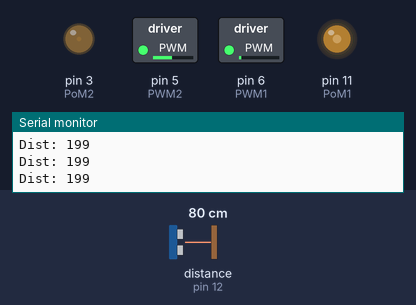
Simulated run of this sketch. Board: Arduino Uno, built with avr-gcc and run on an emulated ATmega328P. On the bench: switched loads named in the sketch (green lamp = pin HIGH), output pins drawn as LEDs (lit = HIGH), the last lines printed to the serial monitor. Wiring (inferred from the names in the program): ultrasonic range finder: trigger pin 13; echo pin 12. Dashed ring = blinking. The inputs (shaded band) are chosen by the test bench; at power-on: distance to the obstacle (sensor on pin 12) 80 cm. The echo pulse lasts 58.3 µs per cm; pins used as bus, display or sensor lines are not drawn.

Above: at 7.9 s.
8.0 s: distance to the obstacle (sensor on pin 12) set to 18 cm
9.5 s: distance to the obstacle (sensor on pin 12) set to 14 cm
At 10.4 s:
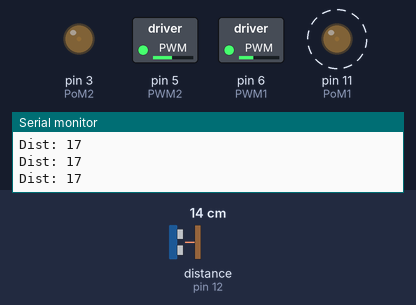
12.5 s: distance to the obstacle (sensor on pin 12) set to 35 cm
At 14.0 s:
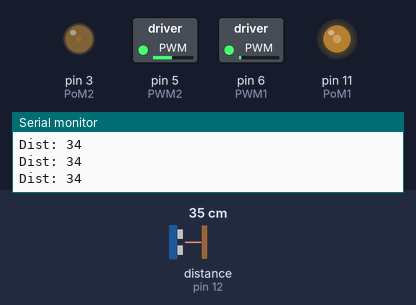
14.5 s: distance to the obstacle (sensor on pin 12) set to 2 cm
At 15.5 s:
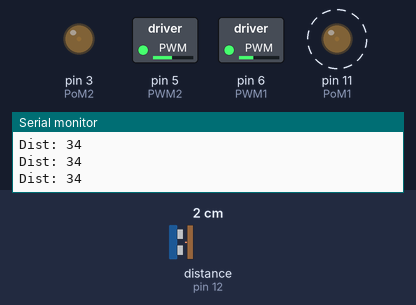
Timing chart, 0 to 18.5 s (numbered marks = the images above; inputs shaded):
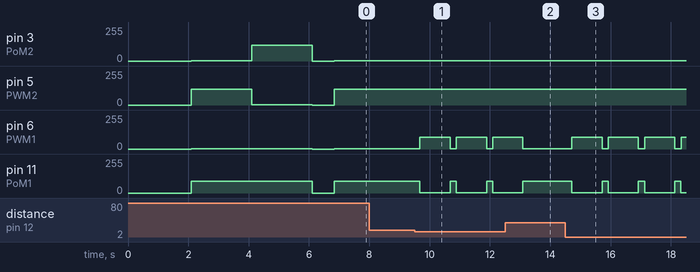

The sketch:

0RoverBasico.ino
```cpp
// Initialize
String vers = "RoverBasico v1.1 2022Ene26";

int PWM1   = 6; // Pin Motor 1  (Izq)    PWM1 = ValM1  , PoM1= HIGH => avanza
int PoM1 = 11;   // Pin Motor 1 (Izq)  PWM1 = HIGH  , PoM1= ValM1 => retrocede
int PWM2   = 5; // Pin Motor 2
int PoM2 = 3;   // Pin Motor 2  (Der)
int ValMax1, ValMax2, ValM1, ValM2;
int BackFwdDer,BackFwdIzq;
int BajoTrig = 6; // TRIG Ultrasonido bajo
int BajoEcho = 8;  // ECHO  ultrasonido bajo
int x, y;
int i = 1;     // increment
//  int LED=13;   NO usar,  PIN 13 es para motor (PWM)
long Dis;
int IRDer = A0;
int IRIzq = A1;
int IRValue = 0;
#define Debug 1
#if Debug ==1
 #define Print(x) Serial.print(x)
 #define Println(x) Serial.println(x)
#else
 #define Print(x)
 #define Println(x)
#endif

void setup()
{

  // Seteo Constantes por tipo Rover (ver Codez)
  //    rover_rojo();
  //  rover_negro();
  //rover_Sab();
  rover_DC();

  pinMode(PWM1,  OUTPUT);
  pinMode(PoM1,   OUTPUT);
  pinMode(PWM2, OUTPUT);
  pinMode(PoM2, OUTPUT);
  pinMode(BajoTrig, OUTPUT);
  pinMode(BajoEcho, INPUT);

  Serial.begin(9600);         // Inicializo canal de comunicaciones
  Serial.println("Start");
  Dis=distancia(BajoTrig,BajoEcho);
  Serial.print("Version: "); Serial.println(vers);
  Serial.print("Rover: "); Serial.print(Dis);
  delay(2000);//Para dar tiempo luego de programarlo /conectar bateria
Avanza(2000);
GiroDer(2000);
Para();delay(300);
//GiroIzq(1000);
Para();delay(300);
}//setup


// Main program
void loop()
{
Dis=distancia(BajoTrig,BajoEcho);
if ((Dis<15)) {GiroIzq(1000); }
Print("Dist: "); Println(Dis);
Avanza(100);
//IRValue = analogRead(A0);
//Print("Der: "); Println(IRValue);
//IRValue = analogRead(A1);
//Print("Izq: "); Println(IRValue);

}//endloop

//*****************************  Funciones ******************************

void Arranca(){// Potencia maxima para vencer inercia del motor
  analogWrite(PoM1, BackFwdIzq) ;  // High en rover
  analogWrite(PWM1, ValMax1) ;
  analogWrite(PoM2, BackFwdDer) ;   // High en rover
  analogWrite(PWM2, ValMax2);
  delay(80);

}
void Avanza(int Dly) {
  analogWrite(PoM1, BackFwdIzq) ;  // High en rover
  analogWrite(PWM1, ValM1) ;
  analogWrite(PoM2, BackFwdDer) ;   // High en rover
  analogWrite(PWM2, ValM2);
  delay(Dly);
}
void Retrocede(int Dly) {
  analogWrite(PoM1, ValMax1) ;
  analogWrite(PWM1, BackFwdIzq) ;
  analogWrite(PoM2, ValMax2) ;
  analogWrite(PWM2, BackFwdDer) ;
  delay(50);
  analogWrite(PoM1, ValM1-30) ;
  analogWrite(PWM1, BackFwdIzq) ;
  analogWrite(PoM2, ValM2-30) ;
  analogWrite(PWM2, BackFwdDer) ;
  delay(Dly);
}
void Para() {
  digitalWrite(PoM1, LOW) ;
  digitalWrite(PoM2, LOW) ;
  digitalWrite(PWM1, LOW) ;
  digitalWrite(PWM2, LOW) ;
  delay(10);
}
void GiroDer(int Dly) {
  analogWrite(PoM1, BackFwdIzq) ;   //izq avanza
  analogWrite(PWM1, ValMax1) ;
  analogWrite(PoM2, ValMax2) ;
  analogWrite(PWM2,BackFwdDer ) ;
  delay(5);

  analogWrite(PoM1, BackFwdIzq) ;   //izq avanza
  analogWrite(PWM1, ValM1) ;
  analogWrite(PoM2, ValM2) ;
  analogWrite(PWM2,BackFwdDer );
  delay(Dly);
}
void GiroIzq(int Dly) {
  analogWrite(PoM1, ValMax1) ;   //izq retrocede
  analogWrite(PWM1, BackFwdIzq) ;
  analogWrite(PoM2, BackFwdDer) ;
  analogWrite(PWM2,ValMax2 ) ;
  delay(5);

  analogWrite(PoM1, ValM1) ;   //Motor izq retrocede
  analogWrite(PWM1, BackFwdIzq) ;
  analogWrite(PoM2, BackFwdDer) ;
  analogWrite(PWM2, ValM2);
  delay(Dly);
}


void ArcoDer() {
  analogWrite(PoM1, HIGH) ;   //Motor izq retrocede
  analogWrite(PWM1, ValM1) ;
  analogWrite(PoM2, LOW) ;
  analogWrite(PWM2, LOW) ;
}

void ArcoIzq() {
  analogWrite(PoM1, 0) ;   //Motor izq
  analogWrite(PWM1, 0) ;
  analogWrite(PoM2, 255) ;
  analogWrite(PWM2, ValM2) ;
}

long distancia(int Trig, int Echo) { //Mide la distancia y la guarda en "cm"
  long resultado; long Tiempo_us;
  digitalWrite(Trig, LOW);
  delayMicroseconds(2);
  digitalWrite(Trig, HIGH);
  delayMicroseconds(10);
  digitalWrite(Trig, LOW);
  Tiempo_us = pulseIn(Echo, HIGH, 4060);
  resultado = Tiempo_us / 58;
  delay(100); // Verificar
  if (Tiempo_us == 0) {
    resultado = 199;
  }
  return resultado;
} // distancia

// End.
```

Codez.ino
```cpp
 void rover_rojo(){

 ValMax1   = 255; //Valor maximo motor izquierdo
 ValMax2   = 235; //Valor maximo motor derecho
 ValM1   = 220; // Potencia Motor Izq
 ValM2   = 170; // Potencia Motor Der // cambie la potencia,estaba en 175

 }
 void rover_negro(){

 ValMax1   = 255; //Valor maximo motor izquierdo
 ValMax2   = 255; //Valor maximo motor derecho
 ValM1   = 175; // Potencia Motor Izq
 ValM2   = 240; // Potencia Motor Der

  }

void rover_DC(){
 ValMax1   = 255; //Valor maximo motor izquierdo
 ValMax2   = 255; //Valor maximo motor derecho
 BackFwdIzq=1;
 BackFwdDer=1;
 ValM1   = 90; // Potencia Motor Izq
 ValM2   = 120; // Potencia Motor Der
 PWM1   = 11; // Pin Motor 1  (Der)    PWM1 = ValM1  , PoM1= HIGH => avanza
 PoM1 = 6;   // Pin Motor 1 (Der)  PWM1 = HIGH  , PoM1= ValM1 => retrocede
 PWM2   = 5; // Pin Motor 2
 PoM2 = 3;   // Pin Motor 2  (Izq)
 BajoTrig = 13; // TRIG Ultrasonido bajo
 BajoEcho = 12;  // ECHO  ultrasonido bajo

  }

  void rover_Sab(){
 ValMax1   = 255; //Valor maximo motor izquierdo
 ValMax2   = 255; //Valor maximo motor derecho
 BackFwdIzq=0;
 BackFwdDer=0;
 ValM1   = 250; // Potencia Motor Izq
 ValM2   = 250; // Potencia Motor Der
 PWM1   = 11; // Pin Motor 1  (Der)    PWM1 = ValM1  , PoM1= HIGH => avanza
 PoM1 = 10;   // Pin Motor 1 (Der)  PWM1 = HIGH  , PoM1= ValM1 => retrocede
 PWM2   = 5; // Pin Motor 2
 PoM2 = 3;   // Pin Motor 2  (Izq)
 BajoTrig = 6; // TRIG Ultrasonido bajo
 BajoEcho = 7;  // ECHO  ultrasonido bajo

  }
// Chequea memoria RAM libre en tiempo de ejecucion
// SRAM para  ATmega328p = 2048Kb.
int availableMemory() {
    // Use 1024 with ATmega168
    int size = 2048;
    byte *buf;
    while ((buf = (byte *) malloc(--size)) == NULL);
        free(buf);
    return size;
}
```

Measured:
- the behaviour switches between 16 and 15 cm on distance to the obstacle (sensor on pin 12) (found by bisection; images 0 and 1)
- after the input at 9.5 s, pin 6 (PWM1): alternates 90/255 for 1.0 s and 1/255 for 0.21 s, starting after 0.18 s; pin 11 (PoM1): alternates 90/255 for 0.20 s and 1/255 for 1.0 s, starting after 0.17 s
- after the input at 12.5 s, pin 6 (PWM1): goes on until 13.1 s, then stays 1/255; pin 11 (PoM1): goes on until 13.1 s, then stays 90/255
- after the input at 14.5 s, pin 6 (PWM1): alternates 90/255 for 1.0 s and 1/255 for 0.21 s, starting after 0.22 s; pin 11 (PoM1): alternates 90/255 for 0.20 s and 1/255 for 1.0 s, starting after 0.21 s
